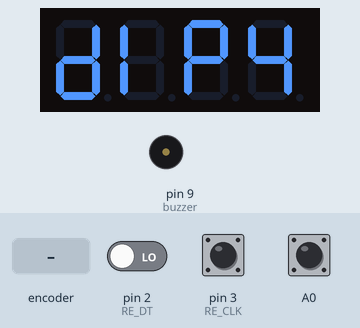
Simulated run of this sketch. Board: Arduino Uno, built with avr-gcc and run on an emulated ATmega328P. Shown: 4-digit seven-segment display, buzzer (waves = sounding). The test bench sets the inputs (shaded band); at power-on: A0 HIGH, pin 2 (RE_DT) LOW, pin 3 (RE_CLK) HIGH.

Above: at 1.2 s.
1.3 s: A0 driven LOW
At 4.0 s:
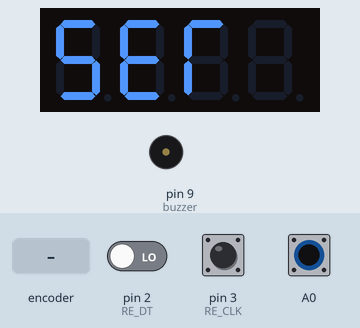
4.3 s: rotary encoder on pin 3 (RE_CLK) / pin 2 (RE_DT) turned 3 steps (first pin leading)
At 6.9 s:
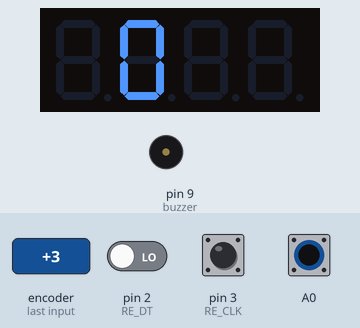
7.7 s: rotary encoder on pin 3 (RE_CLK) / pin 2 (RE_DT) turned 1 step (first pin leading)
At 8.2 s:
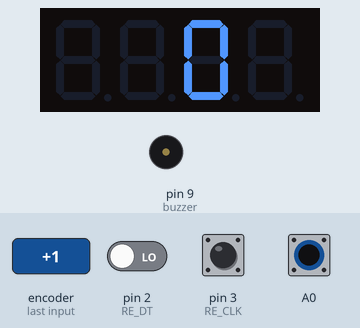
9.4 s: A0 pulsed HIGH 2 times (0.12 s each, 0.3 s apart)
At 11.8 s:
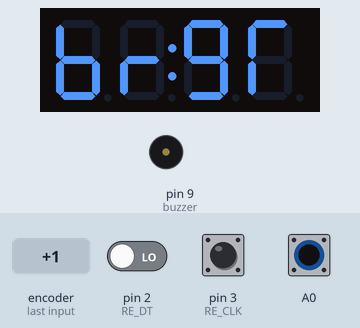
13.0 s: rotary encoder on pin 3 (RE_CLK) / pin 2 (RE_DT) turned 1 step (first pin leading)
At 16.4 s:
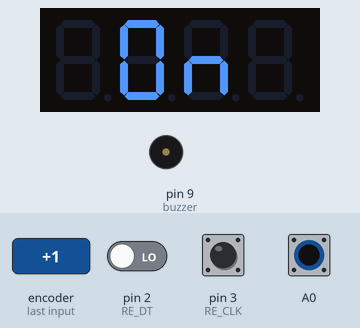
Timing chart, 0 to 19.2 s (numbered marks = the images above; inputs shaded):
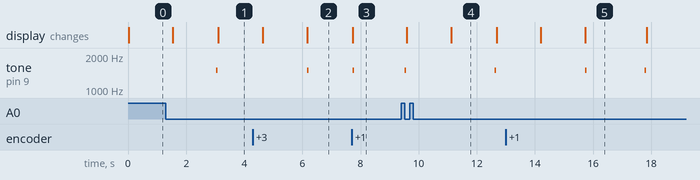

The sketch:

the_clock.ino
```cpp
//libraries
#include <TM1637Display.h>
#include <DS1302.h>

//macros
#define TM_CLK 5
#define TM_DIO 4

#define RE_CLK 3
#define RE_DT 2

#define RTC_CLK 6
#define RTC_DIO 7
#define RTC_CE 8

#define buzzer 9

//varibles
volatile byte nowRE_DT = 1;
volatile byte prevRE_DT = 1;

volatile byte button = 0;
byte buttonPressed = false;

volatile byte counter = 0;
byte prevcounter = 0;

byte td1 = 0, td2 = 0, td3 = 0, td4 = 0;
byte ad1 = 0, ad2 = 0, ad3 = 0, ad4 = 0;

byte digichange = 0;
int gettime = 0;

byte brightness = 4;

int setalarm = 0;
byte alarmFlag = false;

//array to display words
uint8_t full[] = {0xff, 0x0ff, 0xff, 0xff};
uint8_t blank[] = {0x00, 0x00, 0x00, 0x00};
uint8_t bright[] = {0x7c, 0xd0, 0x6f, 0x31};
uint8_t set[] = {0x6d, 0x79, 0x31, 0x00};
uint8_t timearr[] = {0x31, 0x30, 0x52, 0x79};
uint8_t dipy[] = {0x5e, 0x30, 0x73, 0x66};
uint8_t alarm[] = {0x77, 0x38, 0x50, 0x52};
uint8_t on[] = {0x00, 0x3f, 0x54, 0x00};
uint8_t off[] = {0x3f, 0x71, 0x71, 0x00};

TM1637Display display = TM1637Display(TM_CLK, TM_DIO);

DS1302 rtc(RTC_CE, RTC_DIO, RTC_CLK);

Time t;

//---------------------------------------------------------------------------------//

void setup()
{
  //register maipulation to set pin change interrupt on A0 pin
  PCICR |= B00000010;
  PCMSK1 |= B00000001;

  pinMode(RE_CLK, INPUT);
  pinMode(RE_DT, INPUT);

  //set the pin to high impedance so humming is inherted
  pinMode(buzzer, INPUT);

  attachInterrupt(digitalPinToInterrupt(2), updateEncoder, CHANGE);
  attachInterrupt(digitalPinToInterrupt(3), updateEncoder, CHANGE);

  display.setBrightness(brightness);

  rtc.halt(false);
  rtc.writeProtect(false);
}

//---------------------------------------------------------------------------------//

void loop()
{

  switch (button)
  {

    case 1: //show time
      display.setSegments(dipy);
      delay(1500);
      display.setSegments(timearr);
      delay(1500);
      while (!buttonPressed)
      {
        t = rtc.getTime();
        gettime = t.min;
        gettime = gettime + (t.hour * 100);
        display.showNumberDecEx(gettime, B01000000, true, 4, 0);

        if ((setalarm == gettime) && (alarmFlag))
        {
          prevcounter = counter;
          while (prevcounter == counter)
          {
            alarmSound();
          }
          alarmFlag = false;
          buttonPressed = false;
        }
        delay(2000);
      }
      break;


    case 2: //change time
      beep();
      display.setSegments(set);
      delay(1500);
      display.setSegments(timearr);
      delay(1500);
      while (!buttonPressed)
      {
        buttonPressed = false;
        if (counter != prevcounter)
        {
          display.setSegments(blank);
          if (counter > prevcounter)
          {
            digichange = (digichange + 1) % 4;
          }
          else
          {
            switch (digichange)
            {
              case 0:
                td4 = (td4 + 1) % 10;
                break;
              case 1:
                td3 = (td3 + 1) % 10;
                break;
              case 2:
                td2 = (td2 + 1) % 10;
                break;
              case 3:
                td1 = (td1 + 1) % 10;
                break;
            }
            rtc.setTime(td4 * 10 + td3, td2 * 10 + td1, 00);
          }
          switch (digichange)
          {
            case 0:
              display.showNumberDec(td4, false, 1, 0);
              break;
            case 1:
              display.showNumberDec(td3, false, 1, 1);
              break;
            case 2:
              display.showNumberDec(td2, false, 1, 2);
              break;
            case 3:
              display.showNumberDec(td1, false, 1, 3);
              break;
          }
          beep();
          prevcounter = counter;
        }
        delay(5);
      }
      break;

    case 3: //change brightness
      beep();
      display.setSegments(set);
      delay(1500);
      display.setSegments(bright);
      delay(1500);
      while (!buttonPressed)
      {
        buttonPressed = false;
        display.setSegments(full);
        if (counter != prevcounter)
        {
          if (brightness > 7)
          {
            brightness = 0;
          }
          brightness++;
          display.setBrightness(brightness);
          prevcounter = counter;
          beep();
        }
        delay(5);
      }
      break;

    case 4: //set alarm
      beep();
      display.setSegments(set);
      delay(1500);
      display.setSegments(alarm);
      delay(1500);
      while (!buttonPressed)
      {

        if (counter != prevcounter)
        {

          alarmFlag = !alarmFlag;
          if (alarmFlag)
          {
            display.setSegments(on);
            beep();
            delay(2000);
            while (!buttonPressed)
            {
              if (counter != prevcounter)
              {
                beep();
                display.setSegments(blank);
                if (counter > prevcounter)
                {
                  digichange = (digichange + 1) % 4;
                }
                else
                {
                  switch (digichange)
                  {
                    case 0:
                      ad4 = (ad4 + 1) % 10;
                      break;
                    case 1:
                      ad3 = (ad3 + 1) % 10;
                      break;
                    case 2:
                      ad2 = (ad2 + 1) % 10;
                      break;
                    case 3:
                      ad1 = (ad1 + 1) % 10;
                      break;
                  }
                  setalarm = (ad4 * 1000) + (ad3 * 100) + (ad2 * 10) + ad1;
                }
                switch (digichange)
                {
                  case 0:
                    display.showNumberDec(ad4, false, 1, 0);
                    break;
                  case 1:
                    display.showNumberDec(ad3, false, 1, 1);
                    break;
                  case 2:
                    display.showNumberDec(ad2, false, 1, 2);
                    break;
                  case 3:
                    display.showNumberDec(ad1, false, 1, 3);
                    break;
                }

                prevcounter = counter;
              }
              delay(5);
            }

          }
          else
          {
            display.setSegments(off);
          }
          prevcounter = counter;
          beep();
        }
        delay(5);
      }
      break;
    default:
      button = 1;
  }

  buttonPressed = false;

}

//---------------------------------------------------------------------------------//

ISR (PCINT1_vect)
{
  if (!digitalRead(A0))
  {
    button++;
    buttonPressed = true;
  }
  delay(1);
}

//---------------------------------------------------------------------------------//

void updateEncoder()
{
  nowRE_DT = digitalRead(3);
  if ((nowRE_DT != prevRE_DT) && digitalRead(2))
  {
    if (nowRE_DT)
    {
      counter--;
    }
    else
    {
      counter++;
    }
  }
  prevRE_DT = nowRE_DT;
}

//---------------------------------------------------------------------------------//

void beep()
{
  tone(buzzer, 1500);
  delay(50);
  noTone(buzzer);
  pinMode(buzzer, INPUT);
}

//---------------------------------------------------------------------------------//

void alarmSound()
{
  tone(buzzer , 1000);
  delay(200);
  noTone(buzzer);
  tone(buzzer, 1000);
  delay(200);
  noTone(buzzer);
  delay(1250);
}

//---------------------------------------------------------------------------------//
```

Measured:
- after the input at 1.3 s, tone on pin 9 (buzzer): silent → 1500 Hz after 1.7 s, → silent 0.05 s later
- after the input at 4.3 s, tone on pin 9 (buzzer): silent → 1500 Hz after 1.9 s, → silent 0.05 s later; the display: first differs from a run without the input after 1.9 s (image 2)
- after the input at 7.7 s, tone on pin 9 (buzzer): silent → 1500 Hz at once, → silent 0.05 s later; the display: changes at once (image 3)
- after the input at 9.4 s, tone on pin 9 (buzzer): alternates 1500 Hz for 0.05 s and silent for 3.0 s, starting after 0.12 s; the display: first changes after 0.20 s (image 4 shows a later state)
- after the input at 13.0 s, tone on pin 9 (buzzer): alternates 1500 Hz for 0.05 s and silent for 2.0 s, starting after 2.7 s; the display: first differs from a run without the input after 2.7 s (image 5)
- what the display in image 4 shows lasts 1.6 s, from 11.1 s to 12.7 s
